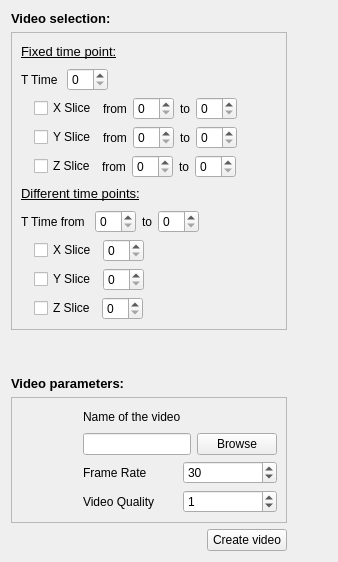
     <widget class="QWidget" name="tabVideoMethod1">
      <attribute name="title">
       <string>Create Video</string>
      </attribute>
      <layout class="QGridLayout" name="gridLayout_39">
       <item row="0" column="0">
        <layout class="QGridLayout" name="gridLayout_38">
         <item row="0" column="0">
          <layout class="QGridLayout" name="gridLayout_35">
           <item row="0" column="0">
            <layout class="QGridLayout" name="gridLayout_34">
             <item row="0" column="0">
              <widget class="QLabel" name="label_12">
               <property name="text">
                <string>&lt;!DOCTYPE HTML PUBLIC &quot;-//W3C//DTD HTML 4.0//EN&quot; &quot;http://www.w3.org/TR/REC-html40/strict.dtd&quot;&gt;
&lt;html&gt;&lt;head&gt;&lt;meta name=&quot;qrichtext&quot; content=&quot;1&quot; /&gt;&lt;style type=&quot;text/css&quot;&gt;
p, li { white-space: pre-wrap; }
&lt;/style&gt;&lt;/head&gt;&lt;body style=&quot; font-family:'Sans'; font-size:10pt; font-weight:400; font-style:normal;&quot;&gt;
&lt;p style=&quot; margin-top:0px; margin-bottom:0px; margin-left:0px; margin-right:0px; -qt-block-indent:0; text-indent:0px;&quot;&gt;&lt;span style=&quot; font-weight:600;&quot;&gt;Video selection:&lt;/span&gt;&lt;/p&gt;&lt;/body&gt;&lt;/html&gt;</string>
               </property>
              </widget>
             </item>
             <item row="1" column="0">
              <widget class="QFrame" name="frame">
               <property name="frameShape">
                <enum>QFrame::StyledPanel</enum>
               </property>
               <property name="frameShadow">
                <enum>QFrame::Raised</enum>
               </property>
               <layout class="QGridLayout" name="gridLayout_37">
                <item row="0" column="0">
                 <layout class="QGridLayout" name="gridLayout_33">
                  <item row="0" column="0">
                   <layout class="QGridLayout" name="gridLayout_16">
                    <item row="0" column="0">
                     <widget class="QLabel" name="label_18">
                      <property name="text">
                       <string>&lt;!DOCTYPE HTML PUBLIC &quot;-//W3C//DTD HTML 4.0//EN&quot; &quot;http://www.w3.org/TR/REC-html40/strict.dtd&quot;&gt;
&lt;html&gt;&lt;head&gt;&lt;meta name=&quot;qrichtext&quot; content=&quot;1&quot; /&gt;&lt;style type=&quot;text/css&quot;&gt;
p, li { white-space: pre-wrap; }
&lt;/style&gt;&lt;/head&gt;&lt;body style=&quot; font-family:'Sans'; font-size:10pt; font-weight:400; font-style:normal;&quot;&gt;
&lt;p style=&quot; margin-top:0px; margin-bottom:0px; margin-left:0px; margin-right:0px; -qt-block-indent:0; text-indent:0px;&quot;&gt;&lt;span style=&quot; text-decoration: underline;&quot;&gt;Fixed time point:&lt;/span&gt; &lt;/p&gt;&lt;/body&gt;&lt;/html&gt;</string>
                      </property>
                     </widget>
                    </item>
                    <item row="0" column="1">
                     <spacer name="horizontalSpacer_8">
                      <property name="orientation">
                       <enum>Qt::Horizontal</enum>
                      </property>
                      <property name="sizeType">
                       <enum>QSizePolicy::Expanding</enum>
                      </property>
                      <property name="sizeHint" stdset="0">
                       <size>
                        <width>40</width>
                        <height>20</height>
                       </size>
                      </property>
                     </spacer>
                    </item>
                   </layout>
                  </item>
                  <item row="1" column="0">
                   <layout class="QGridLayout" name="gridLayout_18">
                    <item row="0" column="0">
                     <widget class="QLabel" name="label_20">
                      <property name="text">
                       <string>T Time </string>
                      </property>
                     </widget>
                    </item>
                    <item row="0" column="1">
                     <widget class="QSpinBox" name="tSpinFixed"/>
                    </item>
                    <item row="0" column="2">
                     <spacer name="horizontalSpacer_10">
                      <property name="orientation">
                       <enum>Qt::Horizontal</enum>
                      </property>
                      <property name="sizeHint" stdset="0">
                       <size>
                        <width>40</width>
                        <height>20</height>
                       </size>
                      </property>
                     </spacer>
                    </item>
                   </layout>
                  </item>
                  <item row="2" column="0">
                   <layout class="QGridLayout" name="gridLayout_7">
                    <item row="0" column="1">
                     <widget class="QCheckBox" name="xSliceCheckBox">
                      <property name="text">
                       <string>X Slice</string>
                      </property>
                     </widget>
                    </item>
                    <item row="0" column="3">
                     <widget class="QSpinBox" name="xSpinMin"/>
                    </item>
                    <item row="0" column="4">
                     <widget class="QLabel" name="label_5">
                      <property name="text">
                       <string>to</string>
                      </property>
                     </widget>
                    </item>
                    <item row="0" column="5">
                     <widget class="QSpinBox" name="xSpinMax"/>
                    </item>
                    <item row="0" column="2">
                     <widget class="QLabel" name="label">
                      <property name="text">
                       <string>from</string>
                      </property>
                     </widget>
                    </item>
                    <item row="0" column="6">
                     <spacer name="horizontalSpacer_6">
                      <property name="orientation">
                       <enum>Qt::Horizontal</enum>
                      </property>
                      <property name="sizeHint" stdset="0">
                       <size>
                        <width>40</width>
                        <height>20</height>
                       </size>
                      </property>
                     </spacer>
                    </item>
                    <item row="0" column="0">
                     <widget class="QLabel" name="label_21">
                      <property name="text">
                       <string/>
                      </property>
                     </widget>
                    </item>
                   </layout>
                  </item>
                  <item row="3" column="0">
                   <layout class="QGridLayout" name="gridLayout_6">
                    <item row="0" column="1">
                     <widget class="QCheckBox" name="ySliceCheckBox">
                      <property name="text">
                       <string>Y Slice</string>
                      </property>
                     </widget>
                    </item>
                    <item row="0" column="2">
                     <widget class="QLabel" name="label_2">
                      <property name="text">
                       <string>from</string>
                      </property>
                     </widget>
                    </item>
                    <item row="0" column="3">
                     <widget class="QSpinBox" name="ySpinMin"/>
                    </item>
                    <item row="0" column="4">
                     <widget class="QLabel" name="label_6">
                      <property name="text">
                       <string>to</string>
                      </property>
                     </widget>
                    </item>
                    <item row="0" column="5">
                     <widget class="QSpinBox" name="ySpinMax"/>
                    </item>
                    <item row="0" column="6">
                     <spacer name="horizontalSpacer_7">
                      <property name="orientation">
                       <enum>Qt::Horizontal</enum>
                      </property>
                      <property name="sizeHint" stdset="0">
                       <size>
                        <width>40</width>
                        <height>20</height>
                       </size>
                      </property>
                     </spacer>
                    </item>
                    <item row="0" column="0">
                     <widget class="QLabel" name="label_22">
                      <property name="text">
                       <string/>
                      </property>
                     </widget>
                    </item>
                   </layout>
                  </item>
                  <item row="4" column="0">
                   <layout class="QGridLayout" name="gridLayout_5">
                    <item row="0" column="1">
                     <widget class="QCheckBox" name="zSliceCheckBox">
                      <property name="text">
                       <string>Z Slice</string>
                      </property>
                     </widget>
                    </item>
                    <item row="0" column="2">
                     <widget class="QLabel" name="label_3">
                      <property name="text">
                       <string>from</string>
                      </property>
                     </widget>
                    </item>
                    <item row="0" column="3">
                     <widget class="QSpinBox" name="zSpinMin"/>
                    </item>
                    <item row="0" column="4">
                     <widget class="QLabel" name="label_7">
                      <property name="text">
                       <string>to</string>
                      </property>
                     </widget>
                    </item>
                    <item row="0" column="5">
                     <widget class="QSpinBox" name="zSpinMax"/>
                    </item>
                    <item row="0" column="6">
                     <spacer name="horizontalSpacer_11">
                      <property name="orientation">
                       <enum>Qt::Horizontal</enum>
                      </property>
                      <property name="sizeHint" stdset="0">
                       <size>
                        <width>40</width>
                        <height>20</height>
                       </size>
                      </property>
                     </spacer>
                    </item>
                    <item row="0" column="0">
                     <widget class="QLabel" name="label_23">
                      <property name="text">
                       <string/>
                      </property>
                     </widget>
                    </item>
                   </layout>
                  </item>
                 </layout>
                </item>
                <item row="1" column="0">
                 <layout class="QGridLayout" name="gridLayout_36">
                  <item row="0" column="0">
                   <layout class="QGridLayout" name="gridLayout_17">
                    <item row="0" column="0">
                     <widget class="QLabel" name="label_19">
                      <property name="text">
                       <string>&lt;!DOCTYPE HTML PUBLIC &quot;-//W3C//DTD HTML 4.0//EN&quot; &quot;http://www.w3.org/TR/REC-html40/strict.dtd&quot;&gt;
&lt;html&gt;&lt;head&gt;&lt;meta name=&quot;qrichtext&quot; content=&quot;1&quot; /&gt;&lt;style type=&quot;text/css&quot;&gt;
p, li { white-space: pre-wrap; }
&lt;/style&gt;&lt;/head&gt;&lt;body style=&quot; font-family:'Sans'; font-size:10pt; font-weight:400; font-style:normal;&quot;&gt;
&lt;p style=&quot; margin-top:0px; margin-bottom:0px; margin-left:0px; margin-right:0px; -qt-block-indent:0; text-indent:0px;&quot;&gt;&lt;span style=&quot; text-decoration: underline;&quot;&gt;Different time points:&lt;/span&gt; &lt;/p&gt;&lt;/body&gt;&lt;/html&gt;</string>
                      </property>
                     </widget>
                    </item>
                    <item row="0" column="1">
                     <spacer name="horizontalSpacer_9">
                      <property name="orientation">
                       <enum>Qt::Horizontal</enum>
                      </property>
                      <property name="sizeHint" stdset="0">
                       <size>
                        <width>40</width>
                        <height>20</height>
                       </size>
                      </property>
                     </spacer>
                    </item>
                   </layout>
                  </item>
                  <item row="1" column="0">
                   <layout class="QGridLayout" name="gridLayout_3">
                    <item row="0" column="0">
                     <widget class="QLabel" name="label_4">
                      <property name="text">
                       <string>T Time from </string>
                      </property>
                     </widget>
                    </item>
                    <item row="0" column="1">
                     <widget class="QSpinBox" name="tSpinMin"/>
                    </item>
                    <item row="0" column="2">
                     <widget class="QLabel" name="label_8">
                      <property name="text">
                       <string>to</string>
                      </property>
                     </widget>
                    </item>
                    <item row="0" column="3">
                     <widget class="QSpinBox" name="tSpinMax"/>
                    </item>
                    <item row="0" column="4">
                     <spacer name="horizontalSpacer_5">
                      <property name="orientation">
                       <enum>Qt::Horizontal</enum>
                      </property>
                      <property name="sizeHint" stdset="0">
                       <size>
                        <width>40</width>
                        <height>20</height>
                       </size>
                      </property>
                     </spacer>
                    </item>
                   </layout>
                  </item>
                 </layout>
                </item>
                <item row="2" column="0">
                 <layout class="QGridLayout" name="gridLayout_15">
                  <item row="0" column="0">
                   <layout class="QGridLayout" name="gridLayout_12">
                    <item row="0" column="1">
                     <widget class="QCheckBox" name="xtSliceCheckBox">
                      <property name="sizePolicy">
                       <sizepolicy hsizetype="Minimum" vsizetype="Fixed">
                        <horstretch>0</horstretch>
                        <verstretch>0</verstretch>
                       </sizepolicy>
                      </property>
                      <property name="text">
                       <string>X Slice</string>
                      </property>
                     </widget>
                    </item>
                    <item row="0" column="2">
                     <widget class="QSpinBox" name="xSpinFixed"/>
                    </item>
                    <item row="0" column="3">
                     <spacer name="horizontalSpacer_12">
                      <property name="orientation">
                       <enum>Qt::Horizontal</enum>
                      </property>
                      <property name="sizeHint" stdset="0">
                       <size>
                        <width>40</width>
                        <height>20</height>
                       </size>
                      </property>
                     </spacer>
                    </item>
                    <item row="0" column="0">
                     <widget class="QLabel" name="label_24">
                      <property name="text">
                       <string/>
                      </property>
                     </widget>
                    </item>
                   </layout>
                  </item>
                  <item row="1" column="0">
                   <layout class="QGridLayout" name="gridLayout_9">
                    <item row="0" column="1">
                     <widget class="QCheckBox" name="ytSliceCheckBox">
                      <property name="sizePolicy">
                       <sizepolicy hsizetype="Minimum" vsizetype="Fixed">
                        <horstretch>0</horstretch>
                        <verstretch>0</verstretch>
                       </sizepolicy>
                      </property>
                      <property name="text">
                       <string>Y Slice</string>
                      </property>
                     </widget>
                    </item>
                    <item row="0" column="2">
                     <widget class="QSpinBox" name="ySpinFixed"/>
                    </item>
                    <item row="0" column="3">
                     <spacer name="horizontalSpacer_13">
                      <property name="orientation">
                       <enum>Qt::Horizontal</enum>
                      </property>
                      <property name="sizeHint" stdset="0">
                       <size>
                        <width>40</width>
                        <height>20</height>
                       </size>
                      </property>
                     </spacer>
                    </item>
                    <item row="0" column="0">
                     <widget class="QLabel" name="label_25">
                      <property name="text">
                       <string/>
                      </property>
                     </widget>
                    </item>
                   </layout>
                  </item>
                  <item row="2" column="0">
                   <layout class="QGridLayout" name="gridLayout_8">
                    <item row="0" column="1">
                     <widget class="QCheckBox" name="ztSliceCheckBox">
                      <property name="text">
                       <string>Z Slice</string>
                      </property>
                     </widget>
                    </item>
                    <item row="0" column="2">
                     <widget class="QSpinBox" name="zSpinFixed"/>
                    </item>
                    <item row="0" column="3">
                     <spacer name="horizontalSpacer_14">
                      <property name="orientation">
                       <enum>Qt::Horizontal</enum>
                      </property>
                      <property name="sizeHint" stdset="0">
                       <size>
                        <width>40</width>
                        <height>20</height>
                       </size>
                      </property>
                     </spacer>
                    </item>
                    <item row="0" column="0">
                     <widget class="QLabel" name="label_26">
                      <property name="text">
                       <string/>
                      </property>
                     </widget>
                    </item>
                   </layout>
                  </item>
                 </layout>
                </item>
               </layout>
              </widget>
             </item>
             <item row="2" column="0">
              <spacer name="verticalSpacer">
               <property name="orientation">
                <enum>Qt::Vertical</enum>
               </property>
               <property name="sizeHint" stdset="0">
                <size>
                 <width>20</width>
                 <height>40</height>
                </size>
               </property>
              </spacer>
             </item>
            </layout>
           </item>
           <item row="1" column="0">
            <layout class="QGridLayout" name="gridLayout">
             <item row="0" column="0">
              <widget class="QLabel" name="label_9">
               <property name="text">
                <string>&lt;!DOCTYPE HTML PUBLIC &quot;-//W3C//DTD HTML 4.0//EN&quot; &quot;http://www.w3.org/TR/REC-html40/strict.dtd&quot;&gt;
&lt;html&gt;&lt;head&gt;&lt;meta name=&quot;qrichtext&quot; content=&quot;1&quot; /&gt;&lt;style type=&quot;text/css&quot;&gt;
p, li { white-space: pre-wrap; }
&lt;/style&gt;&lt;/head&gt;&lt;body style=&quot; font-family:'Sans'; font-size:10pt; font-weight:400; font-style:normal;&quot;&gt;
&lt;p style=&quot; margin-top:0px; margin-bottom:0px; margin-left:0px; margin-right:0px; -qt-block-indent:0; text-indent:0px;&quot;&gt;&lt;span style=&quot; font-weight:600;&quot;&gt;Video parameters:&lt;/span&gt;&lt;/p&gt;&lt;/body&gt;&lt;/html&gt;</string>
               </property>
              </widget>
             </item>
             <item row="1" column="0">
              <widget class="QFrame" name="frame_2">
               <property name="frameShape">
                <enum>QFrame::StyledPanel</enum>
               </property>
               <property name="frameShadow">
                <enum>QFrame::Raised</enum>
               </property>
               <layout class="QGridLayout" name="gridLayout_14">
                <item row="0" column="0">
                 <layout class="QGridLayout" name="gridLayout_10">
                  <item row="0" column="1">
                   <widget class="QLabel" name="videoNameLabel">
                    <property name="text">
                     <string>Name of the video</string>
                    </property>
                   </widget>
                  </item>
                  <item row="1" column="1">
                   <layout class="QGridLayout" name="gridLayout_2">
                    <item row="0" column="0">
                     <widget class="QLineEdit" name="videoName">
                      <property name="sizePolicy">
                       <sizepolicy hsizetype="Maximum" vsizetype="Fixed">
                        <horstretch>0</horstretch>
                        <verstretch>0</verstretch>
                       </sizepolicy>
                      </property>
                      <property name="inputMask">
                       <string/>
                      </property>
                      <property name="text">
                       <string/>
                      </property>
                      <property name="readOnly">
                       <bool>true</bool>
                      </property>
                     </widget>
                    </item>
                    <item row="0" column="1">
                     <widget class="QPushButton" name="createFile">
                      <property name="enabled">
                       <bool>true</bool>
                      </property>
                      <property name="minimumSize">
                       <size>
                        <width>4</width>
                        <height>0</height>
                       </size>
                      </property>
                      <property name="contextMenuPolicy">
                       <enum>Qt::DefaultContextMenu</enum>
                      </property>
                      <property name="text">
                       <string>Browse</string>
                      </property>
                      <property name="iconSize">
                       <size>
                        <width>10</width>
                        <height>10</height>
                       </size>
                      </property>
                     </widget>
                    </item>
                   </layout>
                  </item>
                  <item row="2" column="1">
                   <layout class="QGridLayout" name="gridLayout_11">
                    <item row="0" column="0">
                     <widget class="QLabel" name="label_10">
                      <property name="text">
                       <string>Frame Rate</string>
                      </property>
                     </widget>
                    </item>
                    <item row="0" column="1">
                     <widget class="QSpinBox" name="frameRate">
                      <property name="value">
                       <number>30</number>
                      </property>
                     </widget>
                    </item>
                   </layout>
                  </item>
                  <item row="3" column="1">
                   <layout class="QGridLayout" name="gridLayout_4">
                    <item row="0" column="0">
                     <widget class="QLabel" name="label_11">
                      <property name="text">
                       <string>Video Quality</string>
                      </property>
                     </widget>
                    </item>
                    <item row="0" column="1">
                     <widget class="QSpinBox" name="videoQuality">
                      <property name="minimum">
                       <number>0</number>
                      </property>
                      <property name="maximum">
                       <number>2</number>
                      </property>
                      <property name="value">
                       <number>1</number>
                      </property>
                     </widget>
                    </item>
                   </layout>
                  </item>
                  <item row="0" column="0">
                   <spacer name="horizontalSpacer_15">
                    <property name="orientation">
                     <enum>Qt::Horizontal</enum>
                    </property>
                    <property name="sizeHint" stdset="0">
                     <size>
                      <width>40</width>
                      <height>20</height>
                     </size>
                    </property>
                   </spacer>
                  </item>
                 </layout>
                </item>
               </layout>
              </widget>
             </item>
            </layout>
           </item>
          </layout>
         </item>
         <item row="1" column="0">
          <layout class="QGridLayout" name="gridLayout_13">
           <item row="0" column="0">
            <spacer name="horizontalSpacer">
             <property name="orientation">
              <enum>Qt::Horizontal</enum>
             </property>
             <property name="sizeHint" stdset="0">
              <size>
               <width>40</width>
               <height>20</height>
              </size>
             </property>
            </spacer>
           </item>
           <item row="0" column="1">
            <widget class="QPushButton" name="startVideo">
             <property name="text">
              <string>Create video</string>
             </property>
            </widget>
           </item>
          </layout>
         </item>
         <item row="0" column="1">
          <spacer name="horizontalSpacer_16">
           <property name="orientation">
            <enum>Qt::Horizontal</enum>
           </property>
           <property name="sizeHint" stdset="0">
            <size>
             <width>40</width>
             <height>20</height>
            </size>
           </property>
          </spacer>
         </item>
        </layout>
       </item>
      </layout>
     </widget>
